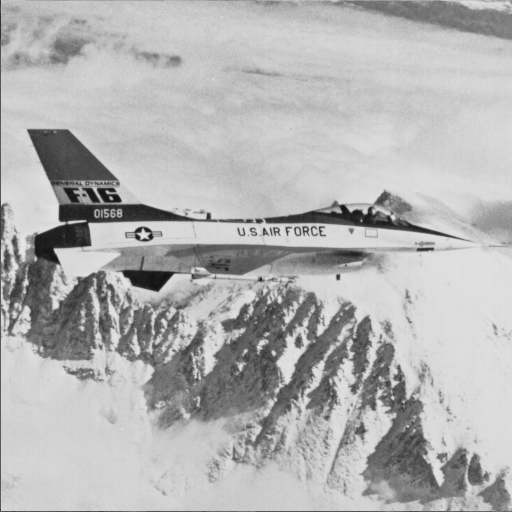
#> input picture 1.png, 512 x 512 px
$ python main.py
#> lines starting #> are read from the running program, lines starting #| are printed output that depends on the picture
### msaLib.py
import cv2
from point import Point
from block import Block
from image import Image
import numpy as np
import logging

class MsaImage:
    '''
        W: 圖檔寬
        H: 圖檔高
        cols: block 寬
        rows: block 高
    '''
    W: int
    H: int
    _cols: int
    _rows: int
    locates = []
    blocks = [tuple]


    def __init__(self, filename:str) -> None:
        '''
            filename: 檔名
            x: block 寬
            y: block 高
        '''
#> called with filename = '1.png'
        self.image = cv2.imread(filename=filename)
#> self.image is the input picture: shape (512, 512, 3); min 16, max 231, mean 178.7
        self.image = cv2.cvtColor(self.image, cv2.COLOR_RGB2GRAY)
#> self.image: shape (512, 512)

        self.W = self.image.shape[0]
#> self.W = 512
        self.H = self.image.shape[1]
#> self.H = 512

    @property
    def cols(self) ->int:
        return self._cols

    @cols.setter
    def cols(self, x: int):
        self._cols = x

    @property
    def rows(self) ->int :
        return self._rows


    @rows.setter
    def rows(self, y: int):
        self._rows = y

    def get_block(self,index)->Block:
        ''' 傳回第 index 個 block 的物件'''
#> called with index = 21
        x: int = self.locates[index].x
#> x = 126
        y: int = self.locates[index].y
#> y = 189

        #block 為一個 cols X rows 大小的block
        block = [[0 for x in range(self.cols)] for y in range(self.rows)]
        for i in range(x, x + self.cols):
            for j in range(y, y + self.rows):

                if (x+self.cols<self.W)>0 and (y+self.rows<self.H):
                    block[i - x][j - y] = self.image[i][j]
                else:
                    continue
#> after the loop, block = 63 items
        block_obj = Block(block)
        block_obj.x= x
        block_obj.y= y
        return block_obj


    # [10 lines left out: function set_block, not called in this run]

    def get_block_locate(self) -> list:
        ''' 將一張影像依 NXN 大小分割成小的block,
            並把位置記錄在p的物件，位置從(0,0),(0,N),(0,2N)...開始
            存放在locates 的list
            return locates list
        '''

        self.locates = []
        for i in range(0, self.W, self.cols):
            for j in range(0, self.H, self.rows):
                p = Point(i, j)
                self.locates.append(p)
        return self.locates


    # [21 lines left out: functions to_binary_image, reconstruct_image, not called in this run]


### point.py
class Point:
    x: int
    y: int

    def __init__(self,x:int, y:int) -> None:
        self.x = x
        self.y = y

    def __str__(self) -> str:
        return f'x:{self.x}, y:{self.y}'

### block.py
import numpy as np
class Block:
    _x: int
    _y: int
    _w: int
    _h: int
    data = {}

    #初始化
    def __init__(self,block) -> None:
        self.block = np.array(block)
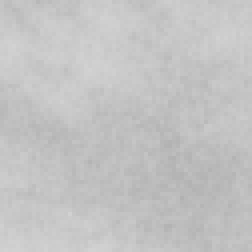
#> self.block: shape (63, 63) (shown 4 times larger); min 177, max 210, mean 195.1
        self._w = self.block.shape[0]
#> self._w = 63
        self._h = self.block.shape[1]
#> self._h = 63


    @property
    def x(self)-> int:
        return self._x

    @property
    def y(self)-> int:
        return self._y

    @x.setter
    def x(self, x):
#> called with x = 126
        self._x = x
#> self._x = 126

    @y.setter
    def y(self, y):
#> called with y = 189
        self._y = y
#> self._y = 189


    @property
    def w(self):
        return self._w

    @property
    def h(self):
        return self._h

    @w.setter
    def w(self, w):
        self._w = w

    @h.setter
    def h(self, h):
        self._h = h

    '''block 的資訊'''
    # [7 lines left out: function get_block_info, not called in this run]

    def avg(self) -> int:
        '''算出block 中 pixels 平均值 '''
        return int(self.block.mean())

    def min(self) -> int:
        '''算出block 中 pixels 最小值'''
        return int(self.block.min())


    def clone(self) -> float:
        ''' 複製一份區塊 '''
        return Block(self.block.copy(), self.x, self.y)

    ''' 判斷區塊內的像素值是否都一樣'''
    # [8 lines left out: function is_the_same_pixel, not called in this run]

    ''' 轉成np array'''
    def to_np(self):
        return np.array(self.block)

    def __str__(self):
        return f"x:{self._x}, y:{self._y}, block:{self.block} "

### main.py
from msaLib import MsaImage
from block import Block
from misc import divide_block,get_th
import logging
import sys
import cv2

logging.basicConfig(
    level=logging.INFO,
    # format="%(asctime)s [%(levelname)s] %(message)s",
    format="",
    handlers=[
        logging.FileHandler(".orginal1.log"),
        logging.StreamHandler(sys.stdout)
    ]
)

location_block = 21
# watre_mark_image = MsaImage('ncut.png') # 浮水印 image
cover_image = MsaImage('1.png')  #原圖
#從1.png 中取63 X 63 的區塊
cover_image.rows=63
cover_image.cols=63
locates = cover_image.get_block_locate()
#從cover_image取第 index 個block 存成 watermark_area，要做浮水印的區域

watermark_area = cover_image.get_block(location_block)
#> (the run stopped early here; a loop or call above may not have finished)
